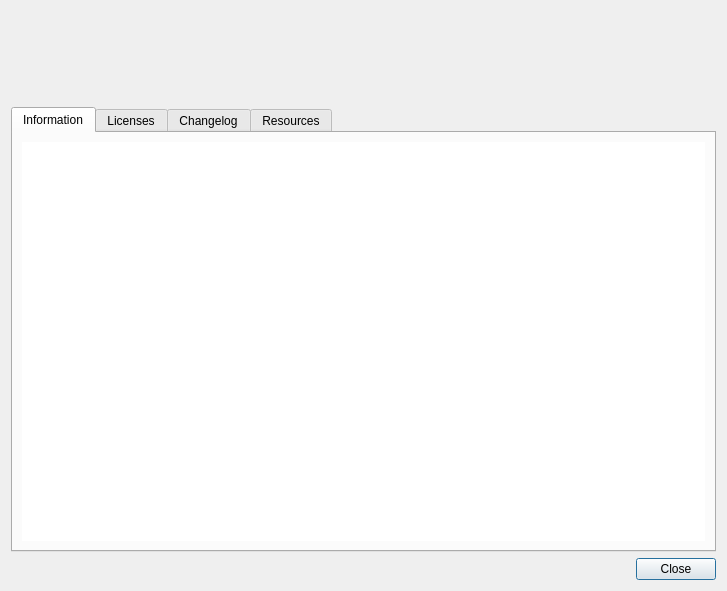
<?xml version="1.0" encoding="UTF-8"?>
<ui version="4.0">
 <class>FormAbout</class>
 <widget class="QDialog" name="FormAbout">
  <property name="geometry">
   <rect>
    <x>0</x>
    <y>0</y>
    <width>727</width>
    <height>591</height>
   </rect>
  </property>
  <property name="windowTitle">
   <string notr="true"/>
  </property>
  <property name="locale">
   <locale language="English" country="UnitedStates"/>
  </property>
  <layout class="QVBoxLayout" name="verticalLayout">
   <item>
    <layout class="QFormLayout" name="m_formLayout">
     <property name="fieldGrowthPolicy">
      <enum>QFormLayout::AllNonFixedFieldsGrow</enum>
     </property>
     <item row="0" column="0">
      <widget class="QLabel" name="m_lblIcon">
       <property name="minimumSize">
        <size>
         <width>90</width>
         <height>90</height>
        </size>
       </property>
       <property name="maximumSize">
        <size>
         <width>90</width>
         <height>90</height>
        </size>
       </property>
       <property name="styleSheet">
        <string notr="true"/>
       </property>
       <property name="locale">
        <locale language="English" country="UnitedStates"/>
       </property>
       <property name="text">
        <string/>
       </property>
       <property name="textFormat">
        <enum>Qt::RichText</enum>
       </property>
       <property name="scaledContents">
        <bool>true</bool>
       </property>
       <property name="alignment">
        <set>Qt::AlignCenter</set>
       </property>
      </widget>
     </item>
     <item row="0" column="1">
      <widget class="QLabel" name="m_lblDesc">
       <property name="minimumSize">
        <size>
         <width>0</width>
         <height>60</height>
        </size>
       </property>
       <property name="locale">
        <locale language="English" country="UnitedStates"/>
       </property>
       <property name="text">
        <string/>
       </property>
       <property name="textFormat">
        <enum>Qt::RichText</enum>
       </property>
       <property name="alignment">
        <set>Qt::AlignLeading|Qt::AlignLeft|Qt::AlignVCenter</set>
       </property>
       <property name="textInteractionFlags">
        <set>Qt::LinksAccessibleByMouse|Qt::TextSelectableByMouse</set>
       </property>
      </widget>
     </item>
    </layout>
   </item>
   <item>
    <widget class="QTabWidget" name="m_tabAbout">
     <property name="styleSheet">
      <string notr="true"/>
     </property>
     <property name="locale">
      <locale language="English" country="UnitedStates"/>
     </property>
     <property name="currentIndex">
      <number>0</number>
     </property>
     <widget class="QWidget" name="m_tabInfo">
      <attribute name="title">
       <string>Information</string>
      </attribute>
      <layout class="QVBoxLayout" name="verticalLayout_2">
       <item>
        <widget class="QTextBrowser" name="m_txtInfo">
         <property name="font">
          <font>
           <family>DejaVu Sans Mono</family>
          </font>
         </property>
         <property name="contextMenuPolicy">
          <enum>Qt::DefaultContextMenu</enum>
         </property>
         <property name="styleSheet">
          <string notr="true"/>
         </property>
         <property name="frameShape">
          <enum>QFrame::NoFrame</enum>
         </property>
         <property name="undoRedoEnabled">
          <bool>false</bool>
         </property>
         <property name="readOnly">
          <bool>true</bool>
         </property>
         <property name="html">
          <string notr="true">&lt;!DOCTYPE HTML PUBLIC &quot;-//W3C//DTD HTML 4.0//EN&quot; &quot;http://www.w3.org/TR/REC-html40/strict.dtd&quot;&gt;
&lt;html&gt;&lt;head&gt;&lt;meta name=&quot;qrichtext&quot; content=&quot;1&quot; /&gt;&lt;style type=&quot;text/css&quot;&gt;
p, li { white-space: pre-wrap; }
&lt;/style&gt;&lt;/head&gt;&lt;body style=&quot; font-family:'DejaVu Sans Mono'; font-size:8.25pt; font-weight:400; font-style:normal;&quot;&gt;
&lt;p style=&quot;-qt-paragraph-type:empty; margin-top:0px; margin-bottom:0px; margin-left:0px; margin-right:0px; -qt-block-indent:0; text-indent:0px; font-family:'Sans Serif'; font-size:9pt;&quot;&gt;&lt;br /&gt;&lt;/p&gt;&lt;/body&gt;&lt;/html&gt;</string>
         </property>
         <property name="acceptRichText">
          <bool>false</bool>
         </property>
         <property name="textInteractionFlags">
          <set>Qt::LinksAccessibleByMouse|Qt::TextSelectableByMouse</set>
         </property>
         <property name="searchPaths">
          <stringlist/>
         </property>
         <property name="openExternalLinks">
          <bool>true</bool>
         </property>
        </widget>
       </item>
      </layout>
     </widget>
     <widget class="QWidget" name="m_tabLicenses">
      <attribute name="title">
       <string>Licenses</string>
      </attribute>
      <layout class="QVBoxLayout" name="verticalLayout_4">
       <item>
        <widget class="QToolBox" name="m_toolBox">
         <property name="currentIndex">
          <number>0</number>
         </property>
         <widget class="QWidget" name="page_GNU_GPL">
          <property name="geometry">
           <rect>
            <x>0</x>
            <y>0</y>
            <width>685</width>
            <height>275</height>
           </rect>
          </property>
          <property name="autoFillBackground">
           <bool>true</bool>
          </property>
          <attribute name="label">
           <string>GNU GPL License (Textosaurus source code)</string>
          </attribute>
          <attribute name="toolTip">
           <string>GNU GPL License</string>
          </attribute>
          <layout class="QVBoxLayout" name="verticalLayout_3">
           <property name="leftMargin">
            <number>0</number>
           </property>
           <property name="topMargin">
            <number>0</number>
           </property>
           <property name="rightMargin">
            <number>0</number>
           </property>
           <property name="bottomMargin">
            <number>0</number>
           </property>
           <item>
            <widget class="QTextBrowser" name="m_txtLicenseGnu">
             <property name="font">
              <font>
               <family>DejaVu Sans Mono</family>
              </font>
             </property>
             <property name="styleSheet">
              <string notr="true"/>
             </property>
             <property name="frameShape">
              <enum>QFrame::NoFrame</enum>
             </property>
             <property name="horizontalScrollBarPolicy">
              <enum>Qt::ScrollBarAlwaysOff</enum>
             </property>
             <property name="autoFormatting">
              <set>QTextEdit::AutoNone</set>
             </property>
             <property name="undoRedoEnabled">
              <bool>false</bool>
             </property>
             <property name="lineWrapMode">
              <enum>QTextEdit::WidgetWidth</enum>
             </property>
             <property name="readOnly">
              <bool>true</bool>
             </property>
             <property name="html">
              <string notr="true">&lt;!DOCTYPE HTML PUBLIC &quot;-//W3C//DTD HTML 4.0//EN&quot; &quot;http://www.w3.org/TR/REC-html40/strict.dtd&quot;&gt;
&lt;html&gt;&lt;head&gt;&lt;meta name=&quot;qrichtext&quot; content=&quot;1&quot; /&gt;&lt;style type=&quot;text/css&quot;&gt;
p, li { white-space: pre-wrap; }
&lt;/style&gt;&lt;/head&gt;&lt;body style=&quot; font-family:'DejaVu Sans Mono'; font-size:8.25pt; font-weight:400; font-style:normal;&quot;&gt;
&lt;p style=&quot;-qt-paragraph-type:empty; margin-top:0px; margin-bottom:0px; margin-left:0px; margin-right:0px; -qt-block-indent:0; text-indent:0px; font-family:'Sans Serif'; font-size:9pt;&quot;&gt;&lt;br /&gt;&lt;/p&gt;&lt;/body&gt;&lt;/html&gt;</string>
             </property>
             <property name="textInteractionFlags">
              <set>Qt::LinksAccessibleByMouse|Qt::TextSelectableByMouse</set>
             </property>
             <property name="openExternalLinks">
              <bool>true</bool>
             </property>
            </widget>
           </item>
          </layout>
         </widget>
         <widget class="QWidget" name="page_GNU_LGPL">
          <property name="geometry">
           <rect>
            <x>0</x>
            <y>0</y>
            <width>83</width>
            <height>69</height>
           </rect>
          </property>
          <attribute name="label">
           <string>GNU LGPL License (Qt library source code)</string>
          </attribute>
          <layout class="QVBoxLayout" name="verticalLayout_8">
           <property name="leftMargin">
            <number>0</number>
           </property>
           <property name="topMargin">
            <number>0</number>
           </property>
           <property name="rightMargin">
            <number>0</number>
           </property>
           <property name="bottomMargin">
            <number>0</number>
           </property>
           <item>
            <widget class="QTextBrowser" name="m_txtLicenseGnuLgpl">
             <property name="font">
              <font>
               <family>DejaVu Sans Mono</family>
              </font>
             </property>
             <property name="styleSheet">
              <string notr="true"/>
             </property>
             <property name="frameShape">
              <enum>QFrame::NoFrame</enum>
             </property>
             <property name="horizontalScrollBarPolicy">
              <enum>Qt::ScrollBarAlwaysOff</enum>
             </property>
             <property name="autoFormatting">
              <set>QTextEdit::AutoNone</set>
             </property>
             <property name="undoRedoEnabled">
              <bool>false</bool>
             </property>
             <property name="lineWrapMode">
              <enum>QTextEdit::WidgetWidth</enum>
             </property>
             <property name="readOnly">
              <bool>true</bool>
             </property>
             <property name="html">
              <string notr="true">&lt;!DOCTYPE HTML PUBLIC &quot;-//W3C//DTD HTML 4.0//EN&quot; &quot;http://www.w3.org/TR/REC-html40/strict.dtd&quot;&gt;
&lt;html&gt;&lt;head&gt;&lt;meta name=&quot;qrichtext&quot; content=&quot;1&quot; /&gt;&lt;style type=&quot;text/css&quot;&gt;
p, li { white-space: pre-wrap; }
&lt;/style&gt;&lt;/head&gt;&lt;body style=&quot; font-family:'DejaVu Sans Mono'; font-size:8.25pt; font-weight:400; font-style:normal;&quot;&gt;
&lt;p style=&quot;-qt-paragraph-type:empty; margin-top:0px; margin-bottom:0px; margin-left:0px; margin-right:0px; -qt-block-indent:0; text-indent:0px; font-family:'Sans Serif'; font-size:9pt;&quot;&gt;&lt;br /&gt;&lt;/p&gt;&lt;/body&gt;&lt;/html&gt;</string>
             </property>
             <property name="textInteractionFlags">
              <set>Qt::LinksAccessibleByMouse|Qt::TextSelectableByMouse</set>
             </property>
             <property name="openExternalLinks">
              <bool>true</bool>
             </property>
            </widget>
           </item>
          </layout>
         </widget>
         <widget class="QWidget" name="page_Mozilla">
          <property name="geometry">
           <rect>
            <x>0</x>
            <y>0</y>
            <width>83</width>
            <height>69</height>
           </rect>
          </property>
          <attribute name="label">
           <string>Mozilla Public License (uchardet source code)</string>
          </attribute>
          <layout class="QVBoxLayout" name="verticalLayout_5">
           <property name="leftMargin">
            <number>0</number>
           </property>
           <property name="topMargin">
            <number>0</number>
           </property>
           <property name="rightMargin">
            <number>0</number>
           </property>
           <property name="bottomMargin">
            <number>0</number>
           </property>
           <item>
            <widget class="QTextBrowser" name="m_txtLicenseMpl">
             <property name="font">
              <font>
               <family>DejaVu Sans Mono</family>
              </font>
             </property>
             <property name="styleSheet">
              <string notr="true"/>
             </property>
             <property name="frameShape">
              <enum>QFrame::NoFrame</enum>
             </property>
             <property name="horizontalScrollBarPolicy">
              <enum>Qt::ScrollBarAlwaysOff</enum>
             </property>
             <property name="autoFormatting">
              <set>QTextEdit::AutoNone</set>
             </property>
             <property name="undoRedoEnabled">
              <bool>false</bool>
             </property>
             <property name="lineWrapMode">
              <enum>QTextEdit::WidgetWidth</enum>
             </property>
             <property name="readOnly">
              <bool>true</bool>
             </property>
             <property name="html">
              <string notr="true">&lt;!DOCTYPE HTML PUBLIC &quot;-//W3C//DTD HTML 4.0//EN&quot; &quot;http://www.w3.org/TR/REC-html40/strict.dtd&quot;&gt;
&lt;html&gt;&lt;head&gt;&lt;meta name=&quot;qrichtext&quot; content=&quot;1&quot; /&gt;&lt;style type=&quot;text/css&quot;&gt;
p, li { white-space: pre-wrap; }
&lt;/style&gt;&lt;/head&gt;&lt;body style=&quot; font-family:'DejaVu Sans Mono'; font-size:8.25pt; font-weight:400; font-style:normal;&quot;&gt;
&lt;p style=&quot;-qt-paragraph-type:empty; margin-top:0px; margin-bottom:0px; margin-left:0px; margin-right:0px; -qt-block-indent:0; text-indent:0px; font-family:'Sans Serif'; font-size:9pt;&quot;&gt;&lt;br /&gt;&lt;/p&gt;&lt;/body&gt;&lt;/html&gt;</string>
             </property>
             <property name="textInteractionFlags">
              <set>Qt::LinksAccessibleByMouse|Qt::TextSelectableByMouse</set>
             </property>
             <property name="openExternalLinks">
              <bool>true</bool>
             </property>
            </widget>
           </item>
          </layout>
         </widget>
         <widget class="QWidget" name="page_Md4c">
          <property name="geometry">
           <rect>
            <x>0</x>
            <y>0</y>
            <width>685</width>
            <height>275</height>
           </rect>
          </property>
          <attribute name="label">
           <string>MIT License (md4c source code)</string>
          </attribute>
          <layout class="QVBoxLayout" name="verticalLayout_6">
           <property name="leftMargin">
            <number>0</number>
           </property>
           <property name="topMargin">
            <number>0</number>
           </property>
           <property name="rightMargin">
            <number>0</number>
           </property>
           <property name="bottomMargin">
            <number>0</number>
           </property>
           <item>
            <widget class="QTextBrowser" name="m_txtLicenseMd4c">
             <property name="font">
              <font>
               <family>DejaVu Sans Mono</family>
              </font>
             </property>
             <property name="styleSheet">
              <string notr="true"/>
             </property>
             <property name="frameShape">
              <enum>QFrame::NoFrame</enum>
             </property>
             <property name="horizontalScrollBarPolicy">
              <enum>Qt::ScrollBarAlwaysOff</enum>
             </property>
             <property name="autoFormatting">
              <set>QTextEdit::AutoNone</set>
             </property>
             <property name="undoRedoEnabled">
              <bool>false</bool>
             </property>
             <property name="lineWrapMode">
              <enum>QTextEdit::WidgetWidth</enum>
             </property>
             <property name="readOnly">
              <bool>true</bool>
             </property>
             <property name="html">
              <string notr="true">&lt;!DOCTYPE HTML PUBLIC &quot;-//W3C//DTD HTML 4.0//EN&quot; &quot;http://www.w3.org/TR/REC-html40/strict.dtd&quot;&gt;
&lt;html&gt;&lt;head&gt;&lt;meta name=&quot;qrichtext&quot; content=&quot;1&quot; /&gt;&lt;style type=&quot;text/css&quot;&gt;
p, li { white-space: pre-wrap; }
&lt;/style&gt;&lt;/head&gt;&lt;body style=&quot; font-family:'DejaVu Sans Mono'; font-size:8.25pt; font-weight:400; font-style:normal;&quot;&gt;
&lt;p style=&quot;-qt-paragraph-type:empty; margin-top:0px; margin-bottom:0px; margin-left:0px; margin-right:0px; -qt-block-indent:0; text-indent:0px; font-family:'Sans Serif'; font-size:9pt;&quot;&gt;&lt;br /&gt;&lt;/p&gt;&lt;/body&gt;&lt;/html&gt;</string>
             </property>
             <property name="textInteractionFlags">
              <set>Qt::LinksAccessibleByMouse|Qt::TextSelectableByMouse</set>
             </property>
             <property name="openExternalLinks">
              <bool>true</bool>
             </property>
            </widget>
           </item>
          </layout>
         </widget>
        </widget>
       </item>
       <item>
        <widget class="QLabel" name="m_lblLicenses">
         <property name="text">
          <string>Licenses page is available only in English language.</string>
         </property>
        </widget>
       </item>
      </layout>
     </widget>
     <widget class="QWidget" name="m_tabChangelog">
      <attribute name="title">
       <string>Changelog</string>
      </attribute>
      <layout class="QVBoxLayout" name="verticalLayout_7">
       <item>
        <widget class="QTextBrowser" name="m_txtChangelog">
         <property name="font">
          <font>
           <family>DejaVu Sans Mono</family>
          </font>
         </property>
         <property name="frameShape">
          <enum>QFrame::NoFrame</enum>
         </property>
         <property name="undoRedoEnabled">
          <bool>false</bool>
         </property>
         <property name="html">
          <string notr="true">&lt;!DOCTYPE HTML PUBLIC &quot;-//W3C//DTD HTML 4.0//EN&quot; &quot;http://www.w3.org/TR/REC-html40/strict.dtd&quot;&gt;
&lt;html&gt;&lt;head&gt;&lt;meta name=&quot;qrichtext&quot; content=&quot;1&quot; /&gt;&lt;style type=&quot;text/css&quot;&gt;
p, li { white-space: pre-wrap; }
&lt;/style&gt;&lt;/head&gt;&lt;body style=&quot; font-family:'DejaVu Sans Mono'; font-size:8.25pt; font-weight:400; font-style:normal;&quot;&gt;
&lt;p style=&quot;-qt-paragraph-type:empty; margin-top:0px; margin-bottom:0px; margin-left:0px; margin-right:0px; -qt-block-indent:0; text-indent:0px; font-family:'Sans Serif'; font-size:9pt;&quot;&gt;&lt;br /&gt;&lt;/p&gt;&lt;/body&gt;&lt;/html&gt;</string>
         </property>
         <property name="acceptRichText">
          <bool>false</bool>
         </property>
         <property name="textInteractionFlags">
          <set>Qt::LinksAccessibleByMouse|Qt::TextSelectableByMouse</set>
         </property>
         <property name="openExternalLinks">
          <bool>true</bool>
         </property>
        </widget>
       </item>
       <item>
        <widget class="QLabel" name="m_lblChangelog">
         <property name="text">
          <string>Changelog page is available only in English language.</string>
         </property>
        </widget>
       </item>
      </layout>
     </widget>
     <widget class="QWidget" name="m_tabPaths">
      <attribute name="title">
       <string>Resources</string>
      </attribute>
      <layout class="QFormLayout" name="formLayout">
       <property name="fieldGrowthPolicy">
        <enum>QFormLayout::ExpandingFieldsGrow</enum>
       </property>
       <item row="0" column="0">
        <widget class="QLabel" name="label">
         <property name="text">
          <string>Settings type</string>
         </property>
        </widget>
       </item>
       <item row="0" column="1">
        <widget class="QLineEdit" name="m_txtPathsSettingsType">
         <property name="readOnly">
          <bool>true</bool>
         </property>
        </widget>
       </item>
       <item row="1" column="0">
        <widget class="QLabel" name="label_2">
         <property name="text">
          <string>Settings file</string>
         </property>
        </widget>
       </item>
       <item row="1" column="1">
        <widget class="QLineEdit" name="m_txtPathsSettingsFile">
         <property name="readOnly">
          <bool>true</bool>
         </property>
        </widget>
       </item>
      </layout>
     </widget>
    </widget>
   </item>
   <item>
    <widget class="QDialogButtonBox" name="m_buttonBox">
     <property name="standardButtons">
      <set>QDialogButtonBox::Close</set>
     </property>
    </widget>
   </item>
  </layout>
 </widget>
 <tabstops>
  <tabstop>m_tabAbout</tabstop>
  <tabstop>m_txtInfo</tabstop>
  <tabstop>m_txtLicenseGnu</tabstop>
  <tabstop>m_txtChangelog</tabstop>
  <tabstop>m_txtPathsSettingsType</tabstop>
  <tabstop>m_txtPathsSettingsFile</tabstop>
 </tabstops>
 <resources/>
 <connections>
  <connection>
   <sender>m_buttonBox</sender>
   <signal>clicked(QAbstractButton*)</signal>
   <receiver>FormAbout</receiver>
   <slot>accept()</slot>
   <hints>
    <hint type="sourcelabel">
     <x>363</x>
     <y>425</y>
    </hint>
    <hint type="destinationlabel">
     <x>363</x>
     <y>222</y>
    </hint>
   </hints>
  </connection>
 </connections>
</ui>
